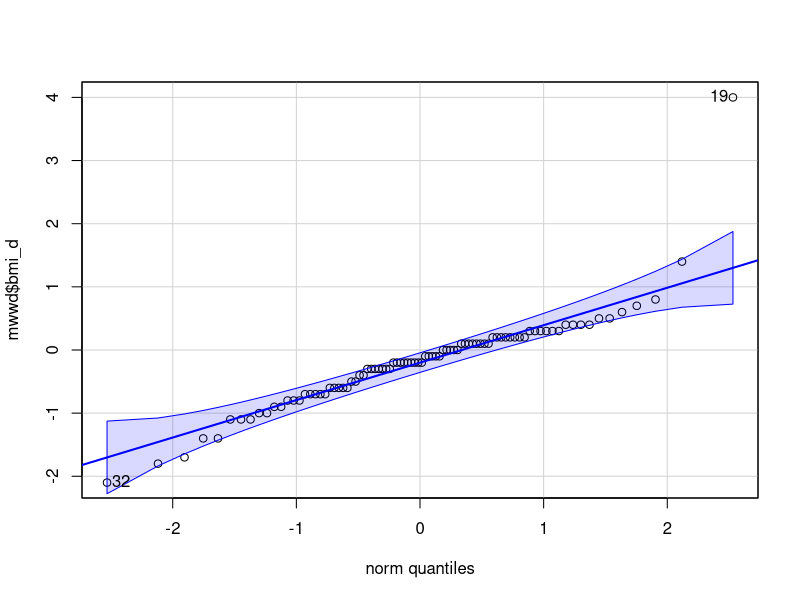
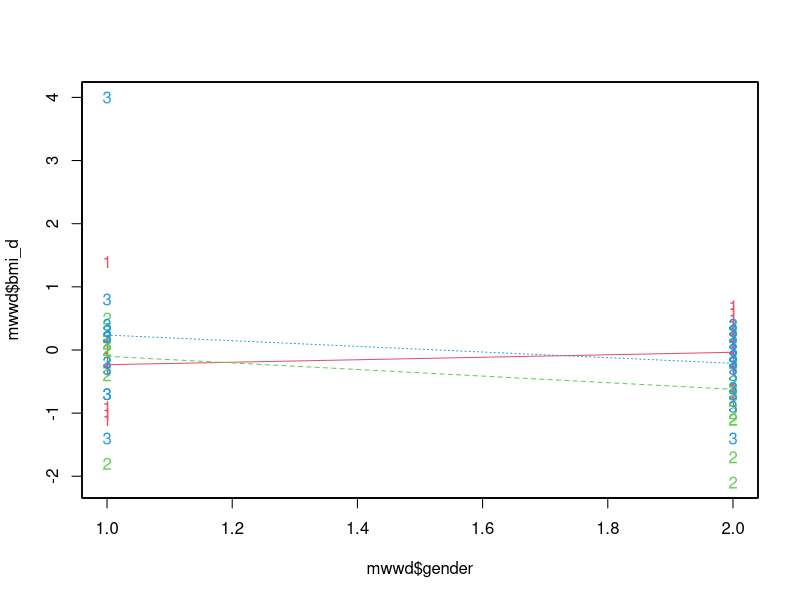
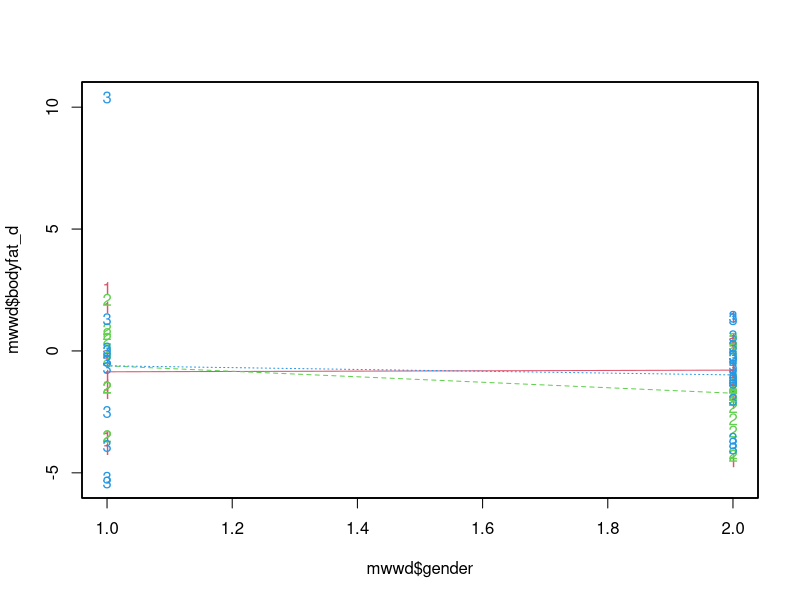
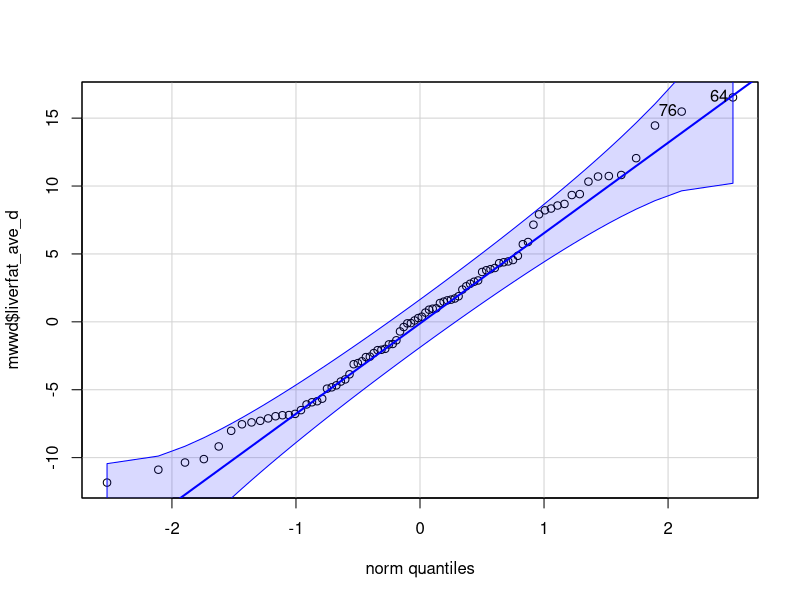
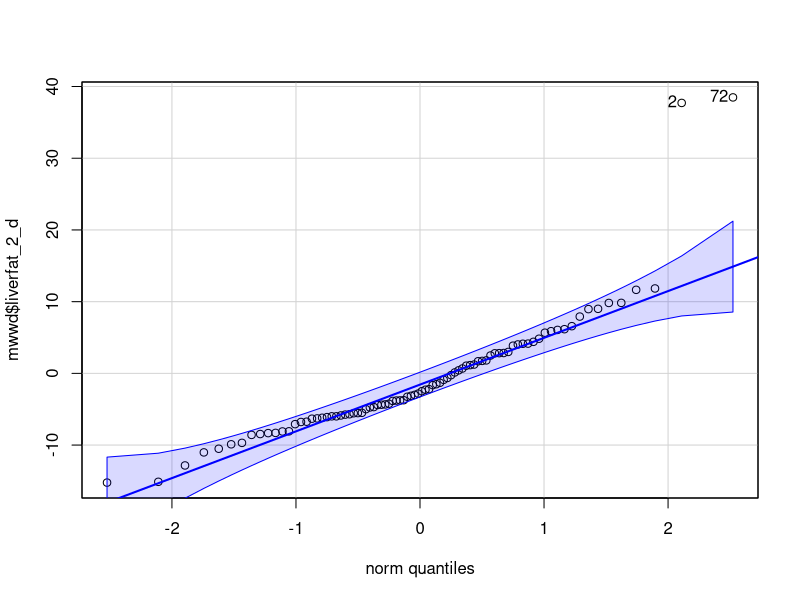
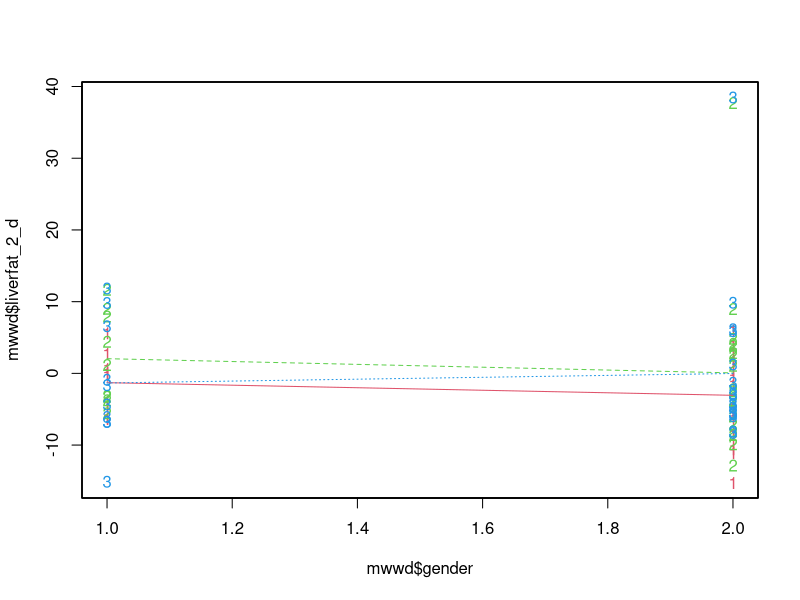
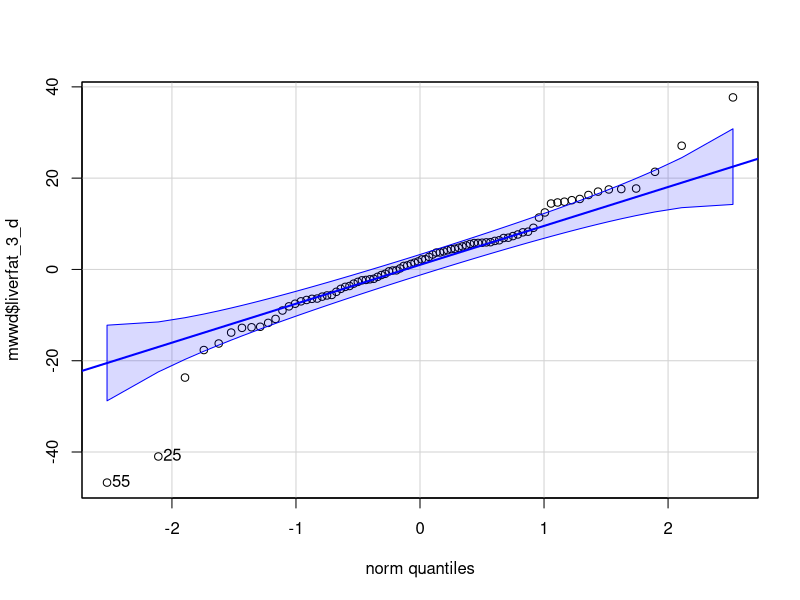
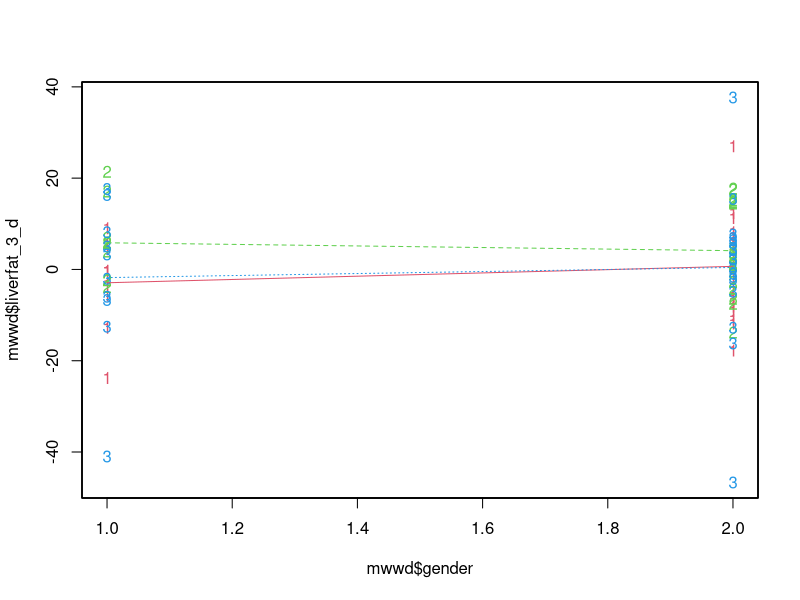

These charts were generated, in order, by the following R code: (Note: this script raises an error after producing the figures.)
library(tidyverse)
library(car)
library(sm)
mwwd <- read.csv("data/trial_mww.csv",stringsAsFactors = F)

#test of bmi
qqp(mwwd$bmi_d)
shapiro.test(mwwd$bmi_d)#正态分布检验
bartlett.test(bmi_d~group,data=mwwd)#方差齐性检验
kruskal.test(bmi_d~group, data = mwwd)#KS检验，p=0.19
sm.bmi <- sm.ancova(x=mwwd$gender,y=mwwd$bmi_d,group = mwwd$group,model = "equal")#非参数ANCOVA,p=0.09

#test of body fat
shapiro.test(mwwd$bodyfat_d)#正态分布检验,p<0.05
bartlett.test(bodyfat_d~group,data=mwwd)#方差齐性检验,p<0.05,组间方差不齐用非参数检验
kruskal.test(bodyfat_d~group, data =   mwwd)#KS检验，p=0.42
sm.ancova(x=mwwd$gender,y=mwwd$bodyfat_d,group = mwwd$group,model = "equal")#非参数ANCOVA,p=0.66

#test of liverfat_ave
qqp(mwwd$liverfat_ave_d)
shapiro.test(mwwd$liverfat_ave_d)#正态分布检验,p=0.24
bartlett.test(liverfat_ave_d~group,data=mwwd)#方差齐性检验,p>0.05
fitlf <- aov(liverfat_ave_d~group,data = mwwd)#ANOVA
summary(fitlf)#p=0.46
fitlf_c <- aov(liverfat_ave_d~group+age+gender,data = mwwd)#ancova
summary(fitlf_c)

#test of liverfat_2
qqp(mwwd$liverfat_2_d)
shapiro.test(mwwd$liverfat_2_d)#正态分布检验,p>0.05
bartlett.test(liverfat_2_d~group,data=mwwd)#方差齐性检验,p<0.05,组间方差不齐用非参数检验
fitlf2 <- aov(liverfat_2_d~group,data = mwwd)#ANOVA
summary(fitlf2)#p=0.34
fitlf2_c <- aov(liverfat_2_d~group+age+gender,data = mwwd)#ancova
summary(fitlf2_c)#p=0.35
kruskal.test(liverfat_2_d~group, data = mwwd)#KS检验，p=0.45
sm.ancova(x=mwwd$gender,y=mwwd$liverfat_2_d,group = mwwd$group,model = "equal")#非参数ANCOVA,p=0.56

#test of liverfat-3
qqp(mwwd$liverfat_3_d)
shapiro.test(mwwd$liverfat_3_d)#正态分布检验,p<0.05
bartlett.test(liverfat_3_d~group,data=mwwd)#方差齐性检验,p<0.05,组间方差不齐用非参数检验
fitlf3 <- aov(liverfat_3_d~group,data = mwwd)#ANOVA
summary(fitlf3)#p=0.96
fitlf3_c <- aov(liverfat_3_d~group+age+gender,data = mwwd)#ancova
summary(fitlf3_c)#p=0.96
kruskal.test(liverfat_3_d~group, data = mwwd)#KS检验，p=0.27
sm.ancova(x=mwwd$gender,y=mwwd$liverfat_3_d,group = mwwd$group,model = "equal")#非参数ANCOVA,p=0.555

#test of liverfat-4
qqp(mwwd$liverfat_4_d)
shapiro.test(mwwd$liverfat_4_d)#正态分布检验,p<0.05
bartlett.test(liverfat_4_d~group,data=mwwd)#方差齐性检验,p<0.05,组间方差不齐用非参数检验
fitlf4 <- aov(liverfat_4_d~group,data = mwwd)#ANOVA
summary(fitlf4)#p=0.111
fitlf4_c <- aov(liverfat_4_d~group+age+gender,data = mwwd)#ancova
summary(fitlf4_c)#p=0.112
kruskal.test(liverfat_4_d~group, data = mwwd)#KS检验，p=0.54
sm.ancova(x=mwwd$gender,y=mwwd$liverfat_4_d,group = mwwd$group,model = "equal")#非参数ANCOVA,p=0.44

#test of liverfat-5
qqp(mwwd$liverfat_5_d)
shapiro.test(mwwd$liverfat_5_d)#正态分布检验,p>0.05
bartlett.test(liverfat_5_d~group,data=mwwd)#方差齐性检验,p>0.05
fitlf5 <- aov(liverfat_5_d~group,data = mwwd)#ANOVA
summary(fitlf5)#p=0.32
fitlf5_c <- aov(liverfat_5_d~group+age+gender,data = mwwd)#ancova
summary(fitlf5_c)#p=0.30


#test of liverfat-6
qqp(mwwd$liverfat_6_d)
shapiro.test(mwwd$liverfat_6_d)#正态分布检验,p>0.05
bartlett.test(liverfat_6_d~group,data=mwwd)#方差齐性检验,p>0.05
fitlf6 <- aov(liverfat_6_d~group,data = mwwd)#ANOVA
summary(fitlf6)#p=0.006
fitlf6_c <- aov(liverfat_6_d~group+age+gender,data = mwwd)#ancova
summary(fitlf6_c)#p=0.006

#test of liverfat-7
qqp(mwwd$liverfat_7_d)
shapiro.test(mwwd$liverfat_7_d)#正态分布检验,p>0.05
bartlett.test(liverfat_7_d~group,data=mwwd)#方差齐性检验,p>0.05
fitlf7 <- aov(liverfat_7_d~group,data = mwwd)#ANOVA
summary(fitlf7)#p=0.124
fitlf7_c <- aov(liverfat_7_d~group+age+gender,data = mwwd)#ancova
summary(fitlf7_c)#p=0.128

#test of liverfat-8
qqp(mwwd$liverfat_8_d)
shapiro.test(mwwd$liverfat_8_d)#正态分布检验,p>0.05
bartlett.test(liverfat_8_d~group,data=mwwd)#方差齐性检验,p>0.05
fitlf8 <- aov(liverfat_8_d~group,data = mwwd)#ANOVA
summary(fitlf8)#p=0.322
fitlf8_c <- aov(liverfat_8_d~group+age+gender,data = mwwd)#ancova
summary(fitlf8_c)#p=0.326

#test of score
qqp(mwwd$score_d)
shapiro.test(mwwd$score_d)#正态分布检验,p<0.05
bartlett.test(score_d~group,data=mwwd)#方差齐性检验,p<0.05
kruskal.test(score_d~group, data = mwwd)#KS检验，p=0.83
sm.ancova(x=mwwd$gender,y=mwwd$score_d,group = mwwd$group,model = "equal")#非参数ANCOVA,p=0.86

mwwpe <- read.csv("data/mww_pe.csv",stringsAsFactors = F)
mwwpe81 <- read.csv("data/mww_pe81.csv",stringsAsFactors = F)

ggplot(data=mwwpe81,mapping = aes(x=time,y=bmi,color=as.factor(group)))+
  geom_smooth(method = lm)

ggplot(data=mwwpe81,mapping = aes(x=time,y=whr,color=as.factor(group)))+
  geom_smooth(method = lm)

ggplot(data=mwwpe81,mapping = aes(x=time,y=wc,color=as.factor(group)))+
  geom_smooth(method = lm)

ggplot(data=mwwpe81,mapping = aes(x=time,y=systo,color=as.factor(group)))+
  geom_smooth(method = lm)

ggplot(data=mwwpe81,mapping = aes(x=time,y=diasto,color=as.factor(group)))+
  geom_smooth(method = lm)

ggplot(data=mwwpe81,mapping = aes(x=time,y=wc))+
  geom_smooth(aes(color=as.factor(group)),method = "lm",se=FALSE)+
  geom_errorbar()

#mean of BMI
by.group <- dplyr::group_by(mwwpe81,group,time)
bmi.mean <- summarize(by.group,bmi.mean=mean(bmi,na.rm=T),bmi.sd=sd(bmi,na.rm=T))

bmi.group <- ggplot(data=bmi.mean,mapping = aes(x=time,y=bmi.mean))+
  geom_point(aes(shape=factor(group)),size=10)+
  geom_path(aes(lineend=as.factor(group)),size=1.5)+
  geom_errorbar(aes(ymin=bmi.mean-bmi.sd,ymax=bmi.mean+bmi.sd,width=0.4))+
  scale_x_continuous("时间(周)",breaks = c(0,4,8,12,16),minor_breaks = NULL)+
  scale_y_continuous(quote(BMI (Kg/m^2)))+labs(shape="处理",title="不同处理五次体检BMI变化趋势图")

bmi.style <- bmi.group+theme_light()+
  theme(plot.title = element_text(size=50,hjust=0.5,margin = margin(t=20,b=40)),
        axis.title = element_text(size=40),
        axis.title.x=element_text(margin = margin(t=40)),
        axis.title.y = element_text(margin = margin(r=40)),
        axis.line = element_line(color = "grey50",size = 3),
        axis.text = element_text(size=40),
        legend.text = element_text(size=40),
        legend.title = element_text(size=40))

#mean of WC

wc.mean <- summarize(by.group,wc.mean=mean(wc,na.rm=T),wc.sd=sd(wc,na.rm=T))

wc.group <- ggplot(data=wc.mean,mapping = aes(x=time,y=wc.mean))+
  geom_point(aes(shape=factor(group)),size=10)+
  geom_path(aes(lineend=as.factor(group)),size=1.5)+
  geom_errorbar(aes(ymin=wc.mean-wc.sd,ymax=wc.mean+wc.sd,width=0.4))+
  scale_x_continuous("时间(周)",breaks = c(0,4,8,12,16),minor_breaks = NULL)+
  scale_y_continuous("腰围(cm)")+labs(shape="处理",title="不同处理五次体检腰围变化趋势图")

wc.style <- wc.group+theme_light()+
  theme(plot.title = element_text(size=50,hjust=0.5,margin = margin(t=20,b=40)),
        axis.title = element_text(size=40),
        axis.title.x=element_text(margin = margin(t=40)),
        axis.title.y = element_text(margin = margin(r=40)),
        axis.line = element_line(color = "grey50",size = 3),
        axis.text = element_text(size=40),
        legend.text = element_text(size=40),
        legend.title = element_text(size=40))

#mean of whr

whr.mean <- summarize(by.group,whr.mean=mean(whr,na.rm=T),whr.sd=sd(whr,na.rm=T))

whr.group <- ggplot(data=whr.mean,mapping = aes(x=time,y=whr.mean))+
  geom_point(aes(shape=factor(group)),size=10)+
  geom_path(aes(lineend=as.factor(group)),size=1.5)+
  geom_errorbar(aes(ymin=whr.mean-whr.sd,ymax=whr.mean+whr.sd,width=0.4))+
  scale_x_continuous("时间(周)",breaks = c(0,4,8,12,16),minor_breaks = NULL)+
  scale_y_continuous("腰臀比")+labs(shape="处理",title="不同处理五次体检腰臀比变化趋势图")

whr.style <- whr.group+theme_light()+
  theme(plot.title = element_text(size=50,hjust=0.5,margin = margin(t=20,b=40)),
        axis.title = element_text(size=40),
        axis.title.x=element_text(margin = margin(t=40)),
        axis.title.y = element_text(margin = margin(r=40)),
        axis.line = element_line(color = "grey50",size = 3),
        axis.text = element_text(size=40),
        legend.text = element_text(size=40),
        legend.title = element_text(size=40))

#mean of systo

systo.mean <- summarize(by.group,systo.mean=mean(systo,na.rm=T),systo.sd=sd(systo,na.rm=T))

systo.group <- ggplot(data=systo.mean,mapping = aes(x=time,y=systo.mean))+
  geom_point(aes(shape=factor(group)),size=10)+
  geom_path(aes(lineend=as.factor(group)),size=1.5)+
  geom_errorbar(aes(ymin=systo.mean-systo.sd,ymax=systo.mean+systo.sd,width=0.4))+
  scale_x_continuous("时间(周)",breaks = c(0,4,8,12,16),minor_breaks = NULL)+
  scale_y_continuous("收缩压 (mmHg)")+labs(shape="处理",title="不同处理五次体检收缩压变化趋势图")

systo.style <- systo.group+theme_light()+
  theme(plot.title = element_text(size=50,hjust=0.5,margin = margin(t=20,b=40)),
        axis.title = element_text(size=40),
        axis.title.x=element_text(margin = margin(t=40)),
        axis.title.y = element_text(margin = margin(r=40)),
        axis.line = element_line(color = "grey50",size = 3),
        axis.text = element_text(size=40),
        legend.text = element_text(size=40),
        legend.title = element_text(size=40))

#mean of diasto

diasto.mean <- summarize(by.group,diasto.mean=mean(diasto,na.rm=T),diasto.sd=sd(diasto,na.rm=T))

diasto.group <- ggplot(data=diasto.mean,mapping = aes(x=time,y=diasto.mean))+
  geom_point(aes(shape=factor(group)),size=10)+
  geom_path(aes(lineend=as.factor(group)),size=1.5)+
  geom_errorbar(aes(ymin=diasto.mean-diasto.sd,ymax=diasto.mean+diasto.sd,width=0.4))+
  scale_x_continuous("时间(周)",breaks = c(0,4,8,12,16),minor_breaks = NULL)+
  scale_y_continuous("舒张压 (mmHg)")+labs(shape="处理",title="不同处理五次体检舒张压变化趋势图")

diasto.style <- diasto.group+theme_light()+
  theme(plot.title = element_text(size=50,hjust=0.5,margin = margin(t=20,b=40)),
        axis.title = element_text(size=40),
        axis.title.x=element_text(margin = margin(t=40)),
        axis.title.y = element_text(margin = margin(r=40)),
        axis.line = element_line(color = "grey50",size = 3),
        axis.text = element_text(size=40),
        legend.text = element_text(size=40),
        legend.title = element_text(size=40))
